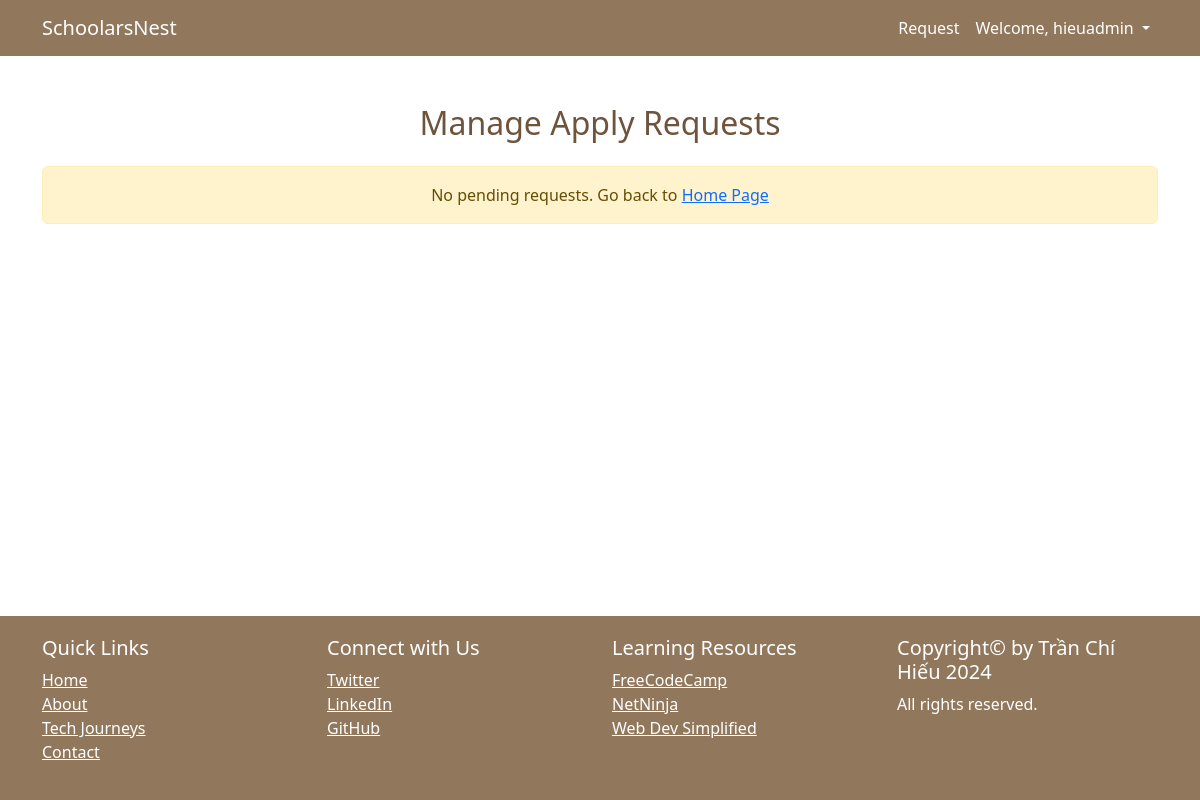
Page /manage/requests (signed in) on the earlier database version.
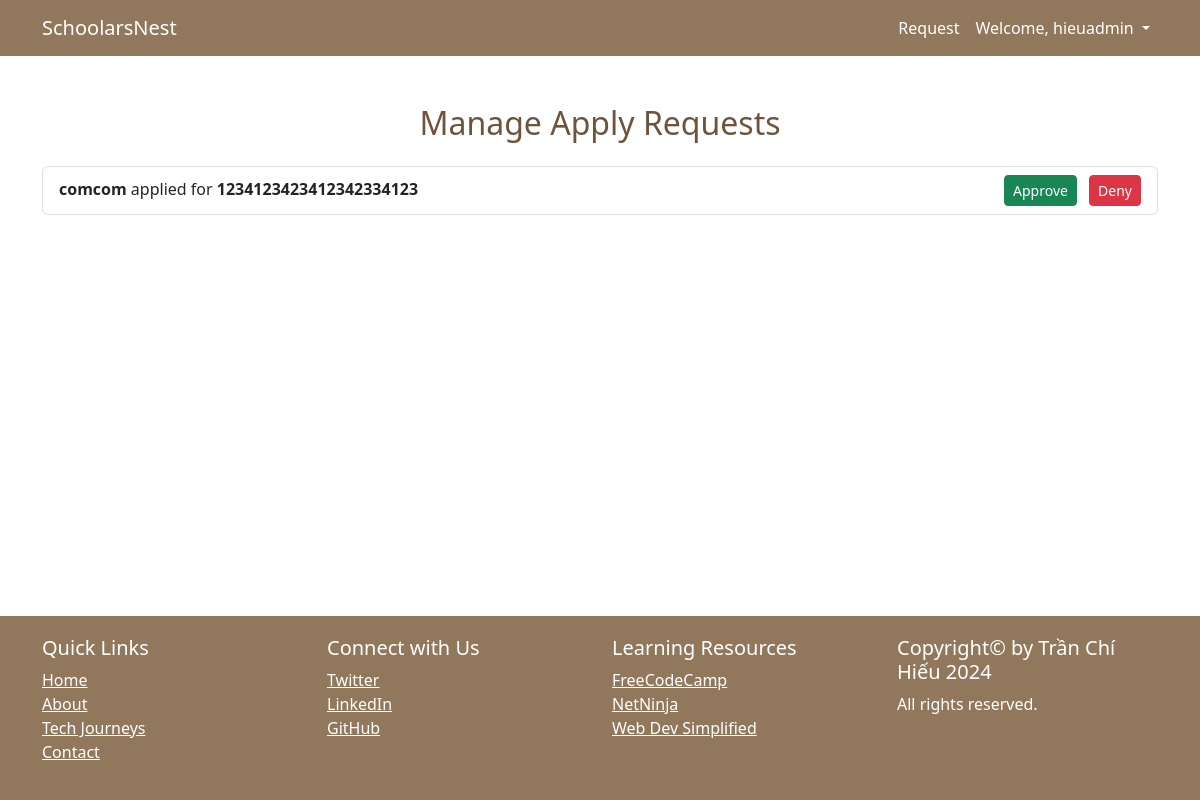
Same page on the later database version.
### articles/models.py (models this page shows, shortened)
class ApplyRequest(models.Model):
    article = models.ForeignKey(Articles, on_delete=models.CASCADE, related_name="apply_requests")
    user = models.ForeignKey(settings.AUTH_USER_MODEL, on_delete=models.CASCADE)
    status = models.CharField(max_length=10,
                              choices=[('pending', 'Pending'), ('approved', 'Approved'), ('denied', 'Denied')],
                              default='pending')
    created_at = models.DateTimeField(auto_now_add=True)

class Articles(models.Model):
    user = models.ForeignKey(settings.AUTH_USER_MODEL, on_delete=models.CASCADE, blank=True, null=True,
                             related_name="articles")
    title = models.CharField(max_length=500, unique=True)
    slug = models.SlugField(blank=True, null=True)
    thumbnail = models.ImageField(upload_to="img")
    slot = models.IntegerField(blank=True, null=True)
    admission_date = models.DateField()  # ngày nhập học
    entry_points = models.CharField(max_length=50)
    diploma = models.CharField(max_length=50)
    costs = models.CharField(max_length=50)
    location = CountryField()
    course_length = models.CharField(max_length=50)
    information = models.TextField()
    featured = models.BooleanField(default=False)
    category = models.ForeignKey(Category, on_delete=models.CASCADE, blank=True, null=True,
                                 related_name="articles_template")
    createdDate = models.DateTimeField(auto_now_add=True)
    updatedDate = models.DateTimeField(auto_now=True)

### project/models.py (models this page shows, shortened)
class Users(AbstractUser):
    email = models.EmailField(unique=True)
    profile_pic = models.ImageField(upload_to="p_img", blank=True, null=True)
    dateOfBirth = models.DateField(null=True, blank=True)
    address = models.CharField(max_length=50, blank=True, null=True)
    phone = models.CharField(max_length=15, null=True)
    role = models.CharField(max_length=50, blank=True, null=True)
    bio = models.TextField(blank=True, null=True)
    is_student = models.BooleanField(default=False)
    gpa = models.DecimalField(max_digits=3, decimal_places=2,
                              validators=[MinValueValidator(0.0), MaxValueValidator(4.0)],
                              help_text="GPA scale 0.0 - 4.0", blank=True, null=True)
    language_score = models.DecimalField(max_digits=5, decimal_places=2, null=True)
    language_certificate = models.ImageField(upload_to="language_certificate", null=True)
    desired_study_country = CountryField(blank=True, null=True)
    degree_interest = models.CharField(max_length=50, blank=True, null=True)
    USERNAME_FIELD = 'email'
    REQUIRED_FIELDS = ('username',)

### articles/views.py (the view)
# urls.py: path("manage/requests", views.manage_requests, name="manage-requests"),
@login_required(login_url="signin")
def manage_requests(request):
    articles = Articles.objects.filter(user=request.user)
    requests = ApplyRequest.objects.filter(article__in=articles, status="pending").select_related("user", "article")
    return render(request, "articles_template/manage_requests.html", {"requests": requests})

### articles/templates/articles_template/manage_requests.html (shortened to what this page needs)
{% extends "base.html" %}
{% block content %}
<div class="container mt-5">
    <h2 class="text-center mb-4" style="color: #6e543c">Manage Apply Requests</h2>
    {% if requests %}
        <div class="list-group">
            {% for req in requests %}
                <div class="list-group-item d-flex justify-content-between align-items-center">
                    <div>
                        <p class="mb-1"><strong>{{ req.user.username }}</strong> applied for <strong>{{ req.article.title }}</strong></p>
                    </div>
                    <form method="POST" action="{% url 'update-request-status' req.id %}">
                        <button name="status" value="approved" class="btn btn-success btn-sm me-2">Approve</button>
                        <button name="status" value="denied" class="btn btn-danger btn-sm">Deny</button>
                    </form>
                </div>
            {% endfor %}
        </div>
    {% else %}
        <div class="alert alert-warning text-center" role="alert">
            No pending requests. Go back to <a href="{% url 'index' %}">Home Page</a>
        </div>
    {% endif %}
</div>
{% endblock %}

Differences in the rows shown:
added ApplyRequest: user.username "comcom", article "1234123423412342334123"
Other differences:
text no longer shown: "No pending requests. Go back to Home Page"
